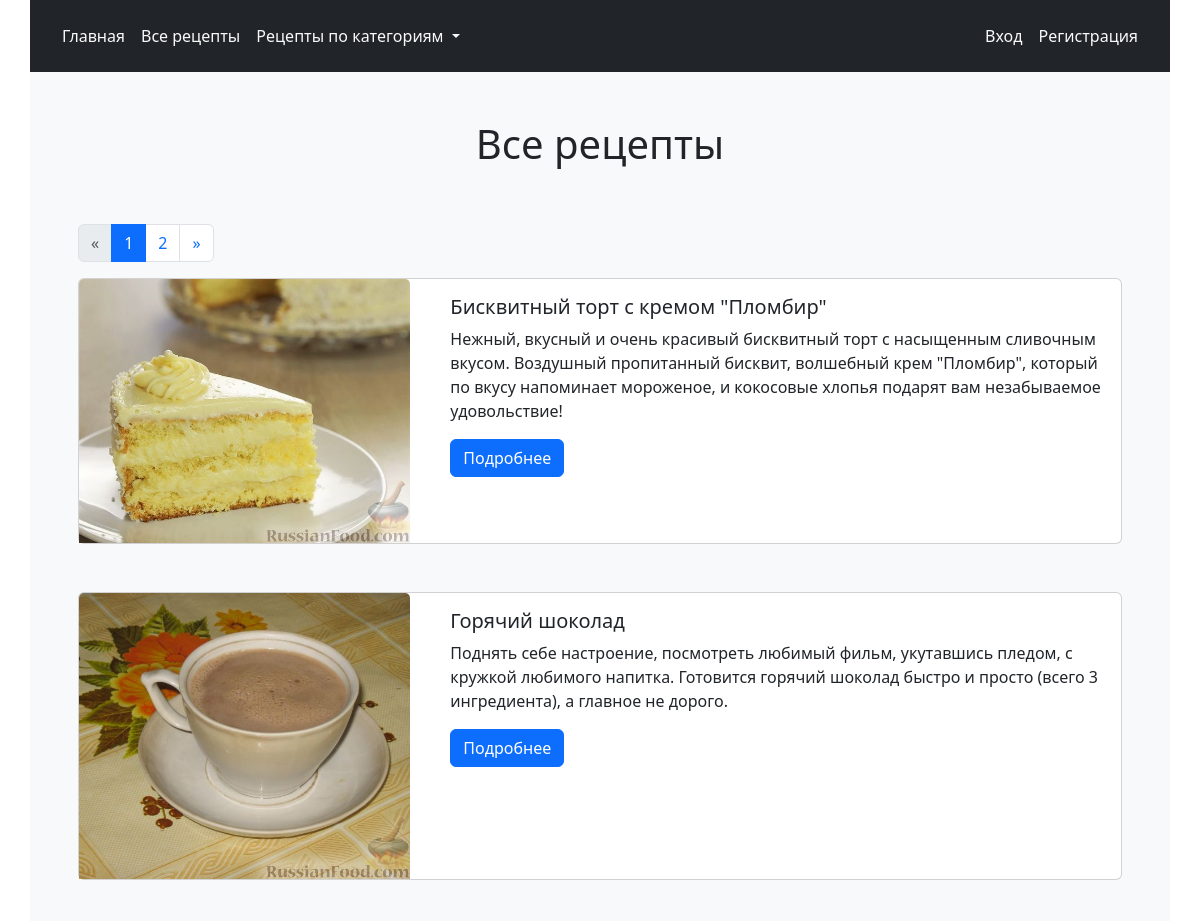
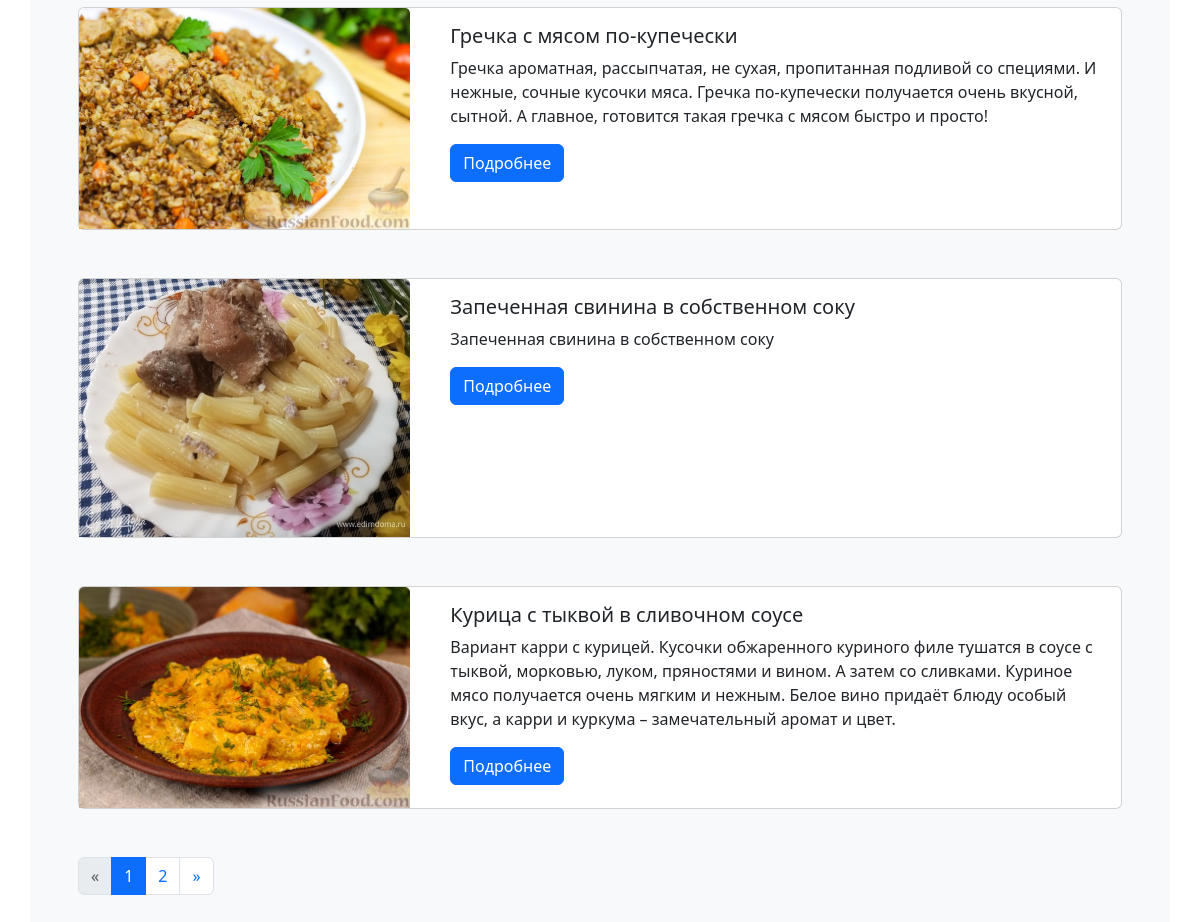
Screenshot of /recipe/list/all/ with the database file from the repository (2 pictures, top to bottom).
### recipes/models.py (models this page shows, shortened)
class Recipe(models.Model):
    name = models.CharField(verbose_name="Название", max_length=100)
    slug = models.SlugField(max_length=100, unique=True)
    description = models.TextField(verbose_name="Описание")
    ingredients = models.TextField(verbose_name="Ингридиенты")
    steps = models.TextField(verbose_name="Шаги приготовления")
    time = models.PositiveIntegerField(verbose_name="Время приготовления (мин)")
    image = models.ImageField(verbose_name="Изображение", upload_to='recipes_img/')
    author = models.ForeignKey(AUTH_USER_MODEL, related_name="recipes", on_delete=models.CASCADE)
    categories = models.ManyToManyField("Category", verbose_name="Категории", related_name="recipes")
    class Meta:
        ordering = ["name"]
        verbose_name = "Рецепт"
        verbose_name_plural = "Рецепты"
    def get_absolute_url(self):
        return reverse_lazy('recipe_detail', kwargs={'slug': self.slug})

### recipes/views.py (the view)
# urls.py: path('list/all/', RecipeListAllView.as_view(), name='recipe_list_all'),
class RecipeListAllView(RecipeListViewBase):
    title = 'Все рецепты'

### recipes/context_processors.py (called while the page is built)
def categories(request):
    return {
        'categories': Category.objects.all()
    }

### recipes/models.py (called while the page is built)
    def get_absolute_url(self):
        return reverse_lazy('recipe_list_by_category', kwargs={'slug': self.slug})

### recipes/views.py (called while the page is built)
    def get_title(self):
        if self.title is not None:
            return self.title
        else:
            return ""

    def get_context_data(self, **kwargs):
        context = super().get_context_data(**kwargs)
        context['title'] = self.get_title()
        return context

### recipes/templates/recipes/recipe_list.html
{% extends "base.html" %}
{% load django_bootstrap5 %}
{% block content %}
{% for recipe in recipe_list %}
<div class="card  mb-5">
    <div class="row">
        <div class="col-4">
            <img src="{{ recipe.image.url }}" class="card-img-top" alt="recipe image">
        </div>
        <div class="col-8">
            <div class="card-body">
                <h5 class="card-title">{{ recipe.name }}</h5>
                <p class="card-text">{{ recipe.description }}</p>
                <a href="{{ recipe.get_absolute_url }}" class="btn btn-primary">Подробнее</a>
            </div>
        </div>
    </div>
</div>
{% empty %}
<p>Рецептов пока нет</p>
{% endfor %}
{% endblock %}

### static/css/style.css (style rules this page uses)
a { text-decoration: none !important ; }

### rows the page displays
Recipe: image (picture), name "Бисквитный торт с кремом \"Пломбир\"", description "Нежный, вкусный и очень красивый бисквитный торт с насыщенным сливочным вкусом. Воздушный пропитанный бисквит, волшебный крем \"Пломбир\", который по вкусу напоминает мороженое, и кокосовые хлопья подарят вам незабываемое удовольствие!"
Recipe: image (picture), name "Горячий шоколад", description "Поднять себе настроение, посмотреть любимый фильм, укутавшись пледом, с кружкой любимого напитка. Готовится горячий шоколад быстро и просто (всего 3 ингредиента), а главное не дорого."
Recipe: image (picture), name "Гречка с мясом по-купечески", description "Гречка ароматная, рассыпчатая, не сухая, пропитанная подливой со специями. И нежные, сочные кусочки мяса. Гречка по-купечески получается очень вкусной, сытной. А главное, готовится такая гречка с мясом быстро и просто!"
Recipe: image (picture), name "Запеченная свинина в собственном соку", description "Запеченная свинина в собственном соку"
Recipe: image (picture), name "Курица с тыквой в сливочном соусе", description "Вариант карри с курицей. Кусочки обжаренного куриного филе тушатся в соусе с тыквой, морковью, луком, пряностями и вином. А затем со сливками. Куриное мясо получается очень мягким и нежным. Белое вино придаёт блюду особый вкус, а карри и куркума – замечательный аромат и цвет."

### other values shown
{{ title }} "Все рецепты"
{{ page_number }} "1" "1"
{{ page_number }} "2" "2"
